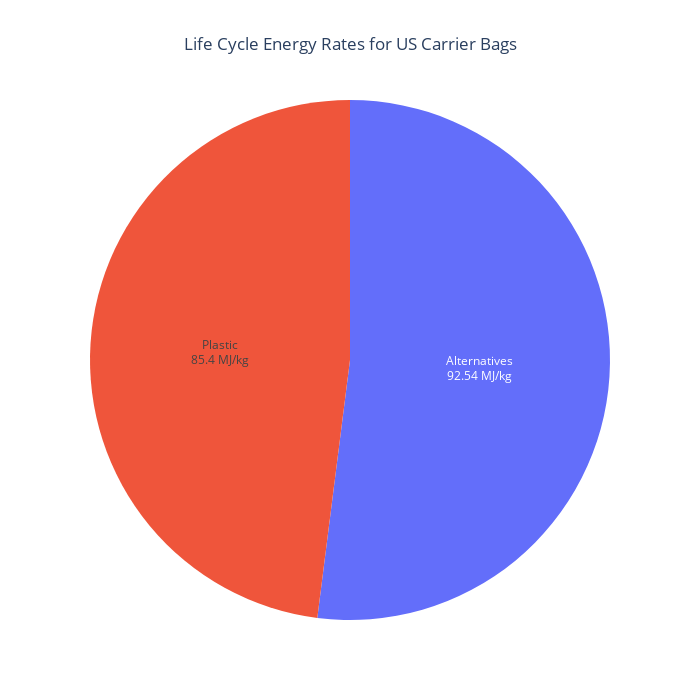

Source (notebook cell):
### Code cell
bag_type = ['Plastic', 'Alternatives']
life_cycle = [85.4, 92.54]

lc_fig = go.Figure(data=[go.Pie(labels=bag_type, values=life_cycle, textinfo='label+value+text',
                             insidetextorientation='auto', texttemplate='%{label}<br>%{value} MJ/kg',
                            )])
lc_fig.update_layout(autosize=False, width=700, height=700, showlegend=False)
lc_fig.update_layout(title="Life Cycle Energy Rates for US Carrier Bags", title_x=0.5)

lc_fig.show()

### Figure 1 — Plotly figure (JSON) as saved in the notebook; plotly's stock layout.template omitted (floating-point values rounded to 4 significant figures)
{"data": [{"insidetextorientation": "auto", "labels": ["Plastic", "Alternatives"], "textinfo": "label+value+text", "texttemplate": "%{label}<br>%{value} MJ/kg", "type": "pie", "values": [85.4, 92.54]}], "layout": {"autosize": false, "height": 700, "showlegend": false, "title": {"text": "Life Cycle Energy Rates for US Carrier Bags", "x": 0.5}, "width": 700}}
